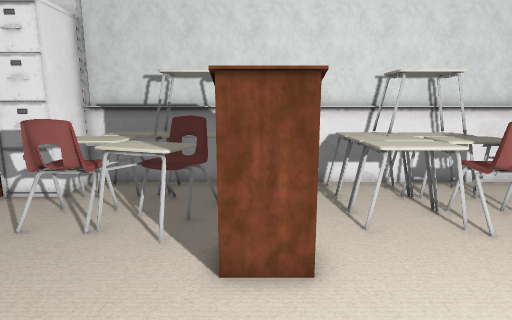
view 1 (above)

16 first-person views from a walk through a 3-D level made in the Unity game engine. The camera is 1.5 m above the floor, tilts 10° down and sees 80° across. The floor is counted in squares, 0.45 m on a side. Each view is taken from the middle of a square. On the plan, view 1 faces up. The plan holds only what a view shows up to about 20 squares ahead; the rest is blank. The place goes on beyond the plan. The player character is not drawn.

view 2
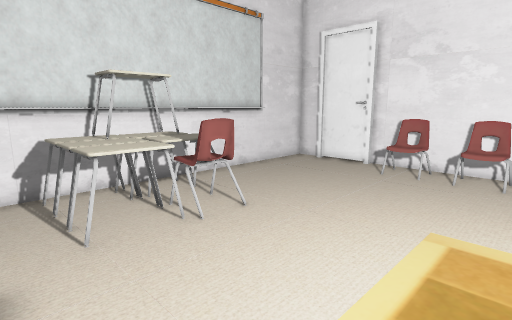

view 3
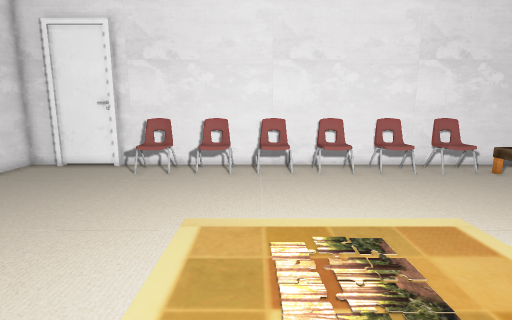

view 4
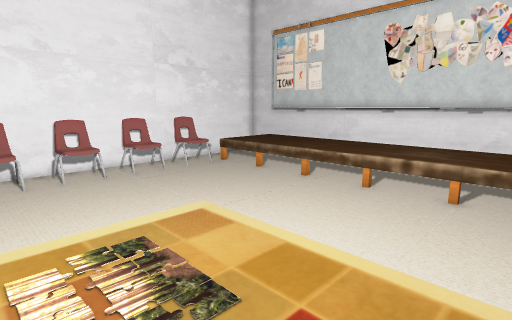

view 5
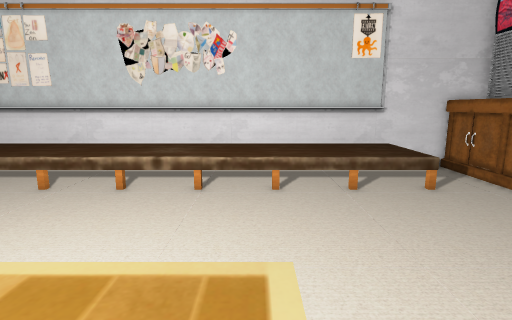

view 6
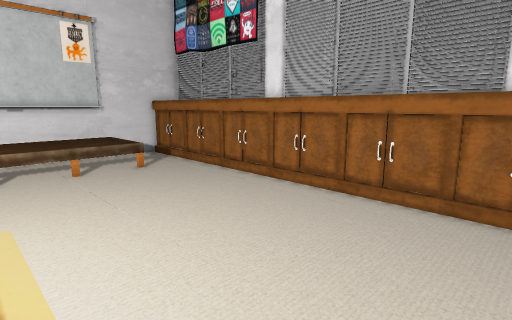

view 7
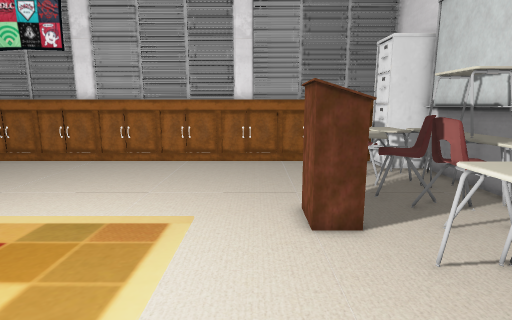

view 8
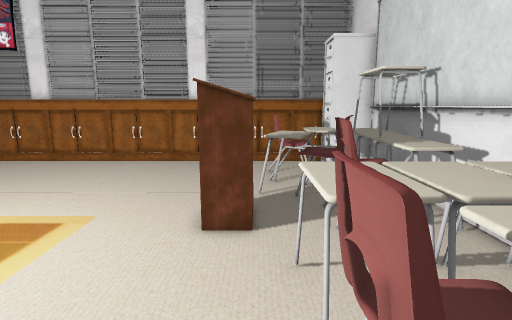

view 9
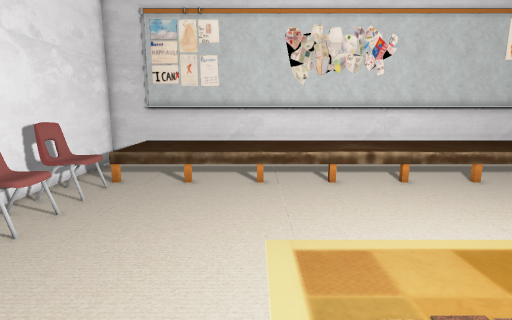

view 10
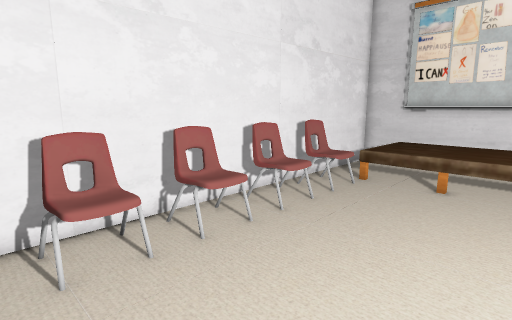

view 11
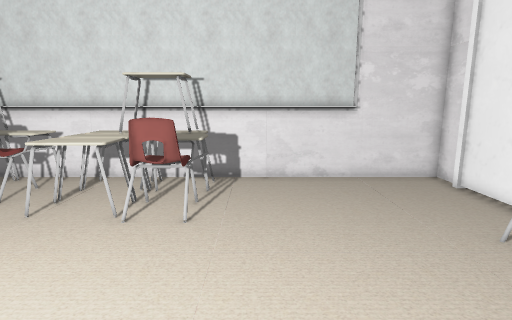

view 12
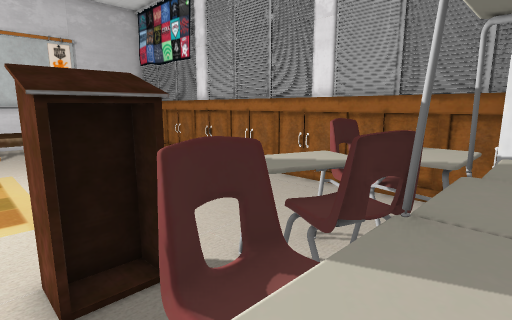

view 13
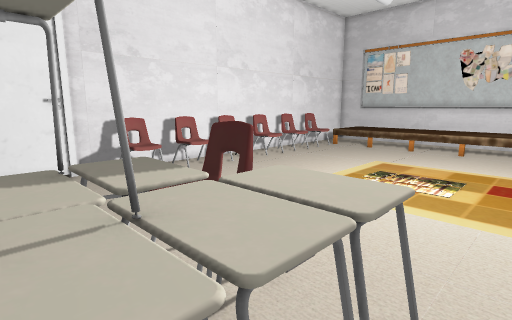

view 14
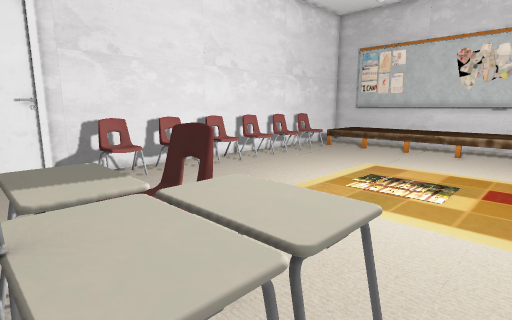

view 15
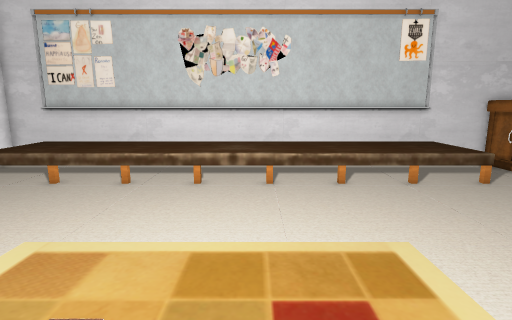

view 16
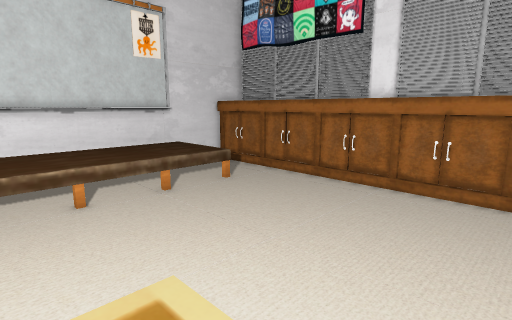

### Floor plan
Key: @ floor where view 1 was taken; # wall or solid block; . floor; = window, fence, low wall or low ledge; ^ raised ledge.
Columns run from 10 left of view 1 to 19 right of it. Each row starts with its distance up from view 1.
 13    ##### #####################
 12    #^^^###^^.^^###=..........#
 11 ####^^^###^^.^^^##=.........##
 10 #...^^^^##^^.^^^^^^.........##
  9 #...^^^^^.##.^^^^^^.........##
  8 #...##^^^....^^^^^#.........##
  7 #......=.###.................#
  6 ^........###..............^^##
  5 ^.........................^^##
  4 ^..........................=##
  3 #.........................=^##
  2 #.........................^^##
  1 #..........   .     ......===#
  0 #.........@.        .......^##
 -1 #..........  .      ......^^##
 -2 #..........         .......^##
 -3 #..........         ......==##
 -4 ^..........         ......^^##
 -5 ^..........         .......^##
 -6 ^.........................===#
 -7 #.........................^^##
 -8 #.........................^^##
 -9 #............................#
-10 #.........................^^##
-11 #.........................^^##
-12 #...^^^^^^^^^^^^^^^^^^^^^^^..#
-13 #...^^^^^^^^^^^^^^^^^^^^^^^..#
-14 #...^^^^^^^^^^^^^^^^^^^^^^^..#
-15 #...^^^^^^^^^^^^^^^^^^^^^^^..#
-16 #...^^^^^^^^^^^^^^^^^^^^^^^..#
-17 ##############################

Positions as (right, up) in squares from view 1, and headings:
1: (0, 0), facing up
2: (1, 0), facing up-right
3: (1, 0), facing right
4: (1, 0), facing down-right
5: (1, 0), facing down
6: (1, 4), facing down-left
7: (9, 4), facing left
8: (9, 7), facing left
9: (10, 1), facing down
10: (10, 1), facing down-right
11: (10, -1), facing up
12: (2, 12), facing down-left
13: (2, 12), facing down-right
14: (2, 11), facing down-right
15: (4, 1), facing down
16: (3, -1), facing down-left
